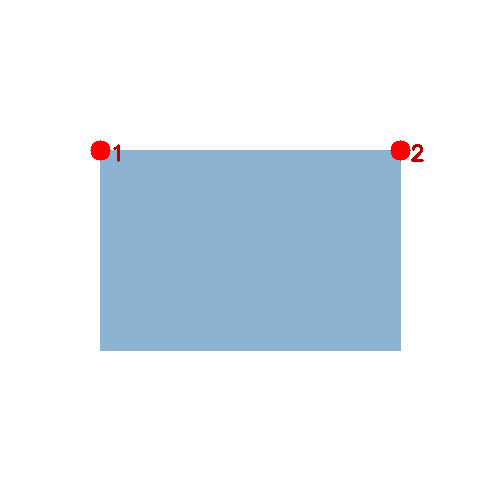
#> input picture 2d_curved_cloth.png, 500 x 500 px, found by its file name; its folder holds only this picture in this run
$ python -i masked_image_to_polygon_mask.py   (imports and definitions only)
#> lines starting #> are read from the running program, lines starting #| are printed output that depends on the picture
import cv2
import numpy as np
import os
import matplotlib.pyplot as plt

realsense_data_folder = "/home/itrib40351/Documents/GitHub/bedSheetFoldingRobot/realsense/realsense_data2/"

def mask_to_polygon(image_file):
    # Read the masked image
#> called with image_file = '../2d_curved_cloth.png'
    print(realsense_data_folder + "masked/" + image_file)

    if os.path.isfile(realsense_data_folder + "masked/" + image_file):
        masked_img = cv2.imread(realsense_data_folder + "masked/" + image_file)  # shape HxWx3
#> masked_img is the input picture: shape (500, 500, 3); mean B, G, R 243.3, 236.1, 227.2

        # Create a mask where any nonzero pixel (in any channel) is considered foreground
        gray = cv2.cvtColor(masked_img, cv2.COLOR_BGR2GRAY)
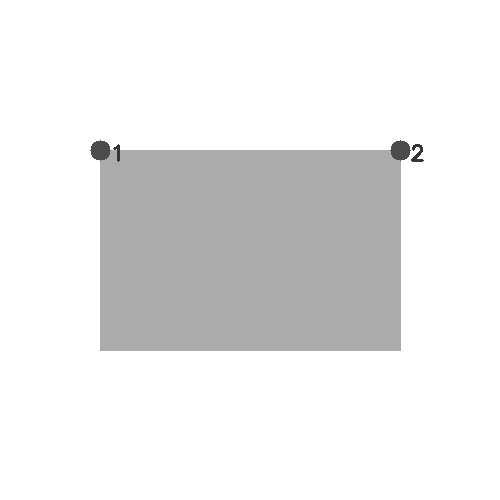
#> gray: shape (500, 500); min 54, max 255, mean 234.1
        _, mask = cv2.threshold(gray, 1, 255, cv2.THRESH_BINARY)
#> mask: shape (500, 500); every value is 255
        image = cv2.imread(realsense_data_folder + "realsense_camera/" + image_file)                          # Original image

        # Find contours
        contours, _ = cv2.findContours(mask, cv2.RETR_EXTERNAL, cv2.CHAIN_APPROX_SIMPLE)
#> contours = [[[0, 0], [0, 499], [499, 499], [499, 0]]]

        if not contours:
            print("No polygons found.")
        else:
            largest = max(contours, key=cv2.contourArea)
#> largest = [[0, 0], [0, 499], [499, 499], [499, 0]]
            # Optionally, simplify polygon (reduce vertices)
            epsilon = 0.002 * cv2.arcLength(largest, True)
#> epsilon = 3.99
            polygon = cv2.approxPolyDP(largest, epsilon, True)    # shape: (N,1,2)
#> polygon = [[0, 0], [0, 499], [499, 499], [499, 0]]
            polygon = polygon.squeeze()                           # shape: (N,2)

            # [16 lines of commented-out code are left out]
            height = image.shape[0]
#> height = 500
            width = image.shape[1]
#> width = 500

            # Create an empty mask
            mask = np.zeros((height, width), dtype=np.uint8)

            # Draw/Fill the polygon on the mask; ensure shape is [1, N, 2]
            cv2.fillPoly(mask, [polygon.astype(np.int32)], 255)

            # Save the binary mask
            cv2.imwrite(realsense_data_folder + "polygon_mask/" + image_file, mask)

# [3 lines not run here, left out]

>>> result = mask_to_polygon('../2d_curved_cloth.png')

$ run again, on cylinder_deformed_rectangle.png
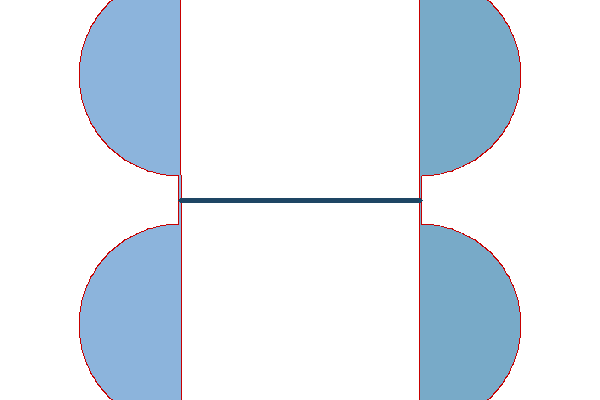
#> input picture cylinder_deformed_rectangle.png, 600 x 400 px, found by its file name
#> in mask_to_polygon, masked_img is the input picture: shape (400, 600, 3); mean B, G, R 241.1, 232.4, 222.7
#> in mask_to_polygon, `gray = cv2.cvtColor(masked_img, cv2.COLOR_BGR2GRAY)`:
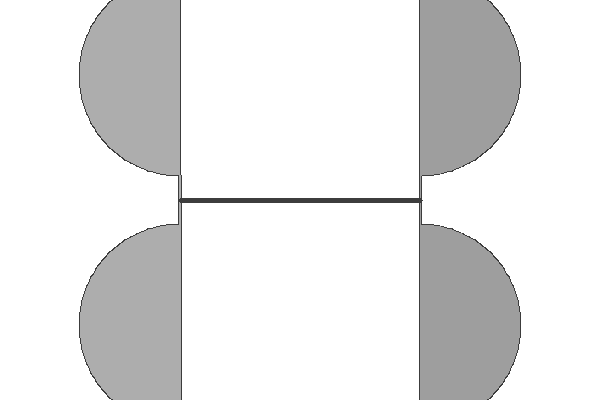
#> gray: shape (400, 600); min 60, max 255, mean 230.5
#> mask: shape (400, 600); every value is 255
#> contours = [[[0, 0], [0, 399], [599, 399], [599, 0]]]
#> largest = [[0, 0], [0, 399], [599, 399], [599, 0]]
#> epsilon = 3.99
#> polygon = [[0, 0], [0, 399], [599, 399], [599, 0]]
